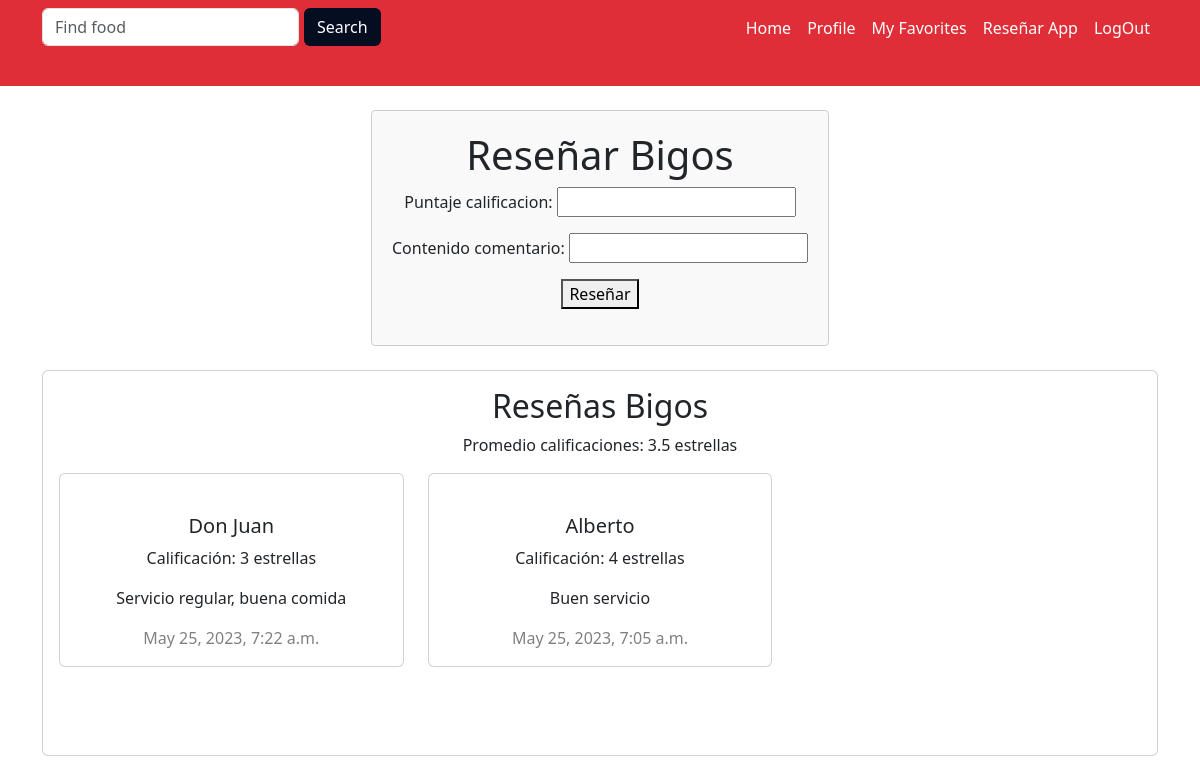
The app's page /calificaciones/crearReseñaRestaurante/Bigos/ (signed in) with its own data.
### Usuarios/models.py (models this page shows, shortened)
class Restaurante(models.Model):
    user = models.OneToOneField(User, on_delete=models.CASCADE, primary_key=True, related_name='Restaurante', default='')
    Nombre_Marca = models.CharField(max_length=100,unique=True)
    ubicacion = models.CharField(max_length=100)

class Consumidor(models.Model):
    user = models.OneToOneField(User, on_delete=models.CASCADE, primary_key=True, related_name='Consumidor')
    Nombre = models.CharField(max_length=100)
    def __str__(self):
        return self.Nombre

### Calificaciones/models.py (models this page shows, shortened)
class Reseña(models.Model):
    consumidor = models.ForeignKey(Consumidor, on_delete=models.SET_NULL, null=True)
    fecha = models.DateTimeField(auto_now_add=True)
    puntaje_calificacion = models.PositiveIntegerField(validators=[MinValueValidator(1), MaxValueValidator(5)])
    contenido_comentario = models.CharField(max_length=255, blank=True)

class ReseñaRestaurante(Reseña):
    restaurante = models.ForeignKey(Restaurante, on_delete=models.CASCADE)

class Reseña(models.Model):
    consumidor = models.ForeignKey(Consumidor, on_delete=models.SET_NULL, null=True)
    fecha = models.DateTimeField(auto_now_add=True)
    puntaje_calificacion = models.PositiveIntegerField(validators=[MinValueValidator(1), MaxValueValidator(5)])
    contenido_comentario = models.CharField(max_length=255, blank=True)

### Calificaciones/forms.py
class CreacionNuevaReseñaRestaurante(forms.ModelForm):
    class Meta:
        model = ReseñaRestaurante
        fields = ("puntaje_calificacion", "contenido_comentario")

### Calificaciones/views.py (called while the page is built)
def obtenerReseñasRestaurante(restaurante_nombre):
    restauranteActual = get_object_or_404(Restaurante, Nombre_Marca=restaurante_nombre)
    reseñasRestaurante = ReseñaRestaurante.objects.filter(restaurante=restauranteActual).order_by('-fecha')
    return reseñasRestaurante

### Usuarios/models.py (called while the page is built)
    @property
    def is_Consumidor(self):
        return self.is_consumidor

### Calificaciones/templates/calificaciones/nueva_reseña_restaurante.html (shortened to what this page needs)
{% extends 'base.html' %}
{% block content %}
<!DOCTYPE html>
<html lang="es">
<head>
</head>
<body>
    {% if user.is_Consumidor %}
    <div style="display: flex; justify-content: center;">
        <div
            style="max-width: 2000px; padding: 20px; background-color: #f9f9f9; border: 1px solid #ccc; border-radius: 4px; text-align: center;">
            <h1>Reseñar {{ restaurante.Nombre_Marca }}</h1>
            <form action="{% url 'Calificaciones:crearReseñaRestaurante' restaurante.Nombre_Marca %}" method="POST">
                {{ form.as_p }}
                <button>
                    Reseñar
                </button>
            </form>
        </div>
    </div>
    {% endif %}
    <br>
    <div class="container mb-3">
        <div class="row">
            <div>
                <div class="card" style="display: flex; text-align: center;">
                    <div class="card-body">
                        <div>
                            <h2>Reseñas {{ restaurante.Nombre_Marca }}</h2>
                            <p>Promedio calificaciones: {{ promedioCalificaciones }} estrellas</p>
                            <div class="row">
                                {% for reseña in reseñas %}
                                <div class="col-md-4">
                                    <div class="card">
                                        <br>
                                        <div class="card-body">
                                            <h5 class="card-title">{{ reseña.consumidor }}</h5>
                                            <p class="card-text">Calificación: {{ reseña.puntaje_calificacion }}
                                                estrellas</p>
                                            <p class="card-text">{{ reseña.contenido_comentario }}</p>
                                            <h7 style="color: grey" ;>{{ reseña.fecha }}</h7>
                                        </div>
                                    </div>
                                    <br>
                                    <br>
                                </div>
                                {% endfor %}
                            </div>
                            <br>
</body>
{% endblock content %}

### records on screen
Restaurante: Nombre_Marca "Bigos"
ReseñaRestaurante: consumidor "Don Juan", puntaje_calificacion "3", contenido_comentario "Servicio regular, buena comida", fecha "May 25, 2023, 7:22 a.m."
ReseñaRestaurante: consumidor "Alberto", puntaje_calificacion "4", contenido_comentario "Buen servicio", fecha "May 25, 2023, 7:05 a.m."

### other values on screen
{{ promedioCalificaciones }} "3.5"
